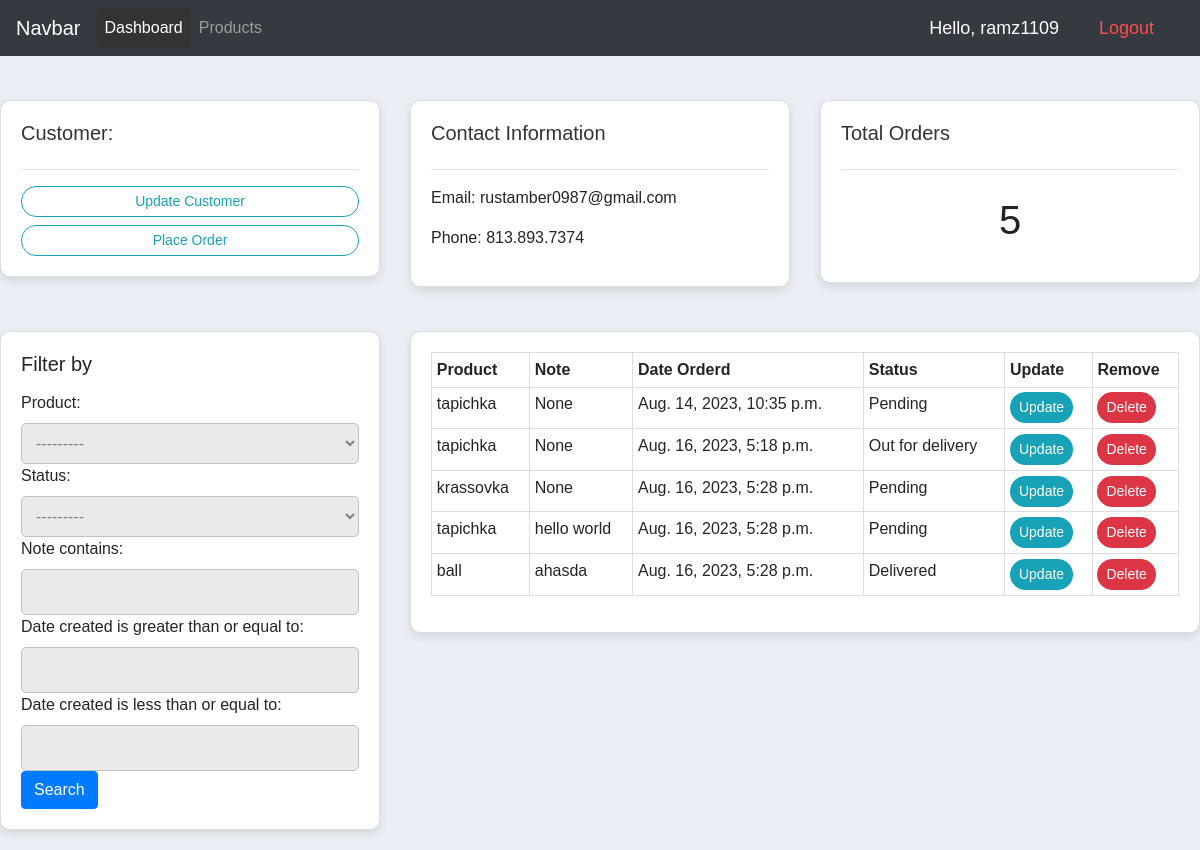
The app's page /customer/1/ (signed in) with its own data.
### accounts/models.py (models this page shows, shortened)
class Customer(models.Model):
    user = models.OneToOneField(User, null=True, on_delete=models.CASCADE)
    name = models.CharField(max_length=200, null=True)
    phone = models.CharField(max_length=200, null=True)
    email = models.CharField(max_length=200, null=True)
    profile_pic = models.ImageField(null=True, blank=True)
    date_created = models.DateTimeField(auto_now_add=True, null=True)

class Order(models.Model):
    STATUS = (
        ('Pending', 'Pending'),
        ('Out for delivery', 'Out for delivery'),
        ('Delivered', 'Delivered'),
    )
    customer = models.ForeignKey(Customer, null=True, on_delete = models.SET_NULL)
    product = models.ForeignKey(Product, null=True, on_delete = models.SET_NULL)
    date_created = models.DateTimeField(auto_now_add=True, null=True)
    status = models.CharField(max_length=200, null=True, choices=STATUS)
    note = models.CharField(max_length=1000, null=True)

class Product(models.Model):
    CATEGORY = (
        ('Indoor', 'Indoor'),
        ('Out door', 'Outdoor'),
    )
    name = models.CharField(max_length=200, null=True)
    price = models.FloatField(null=True)
    category = models.CharField(max_length=200, null=True, choices=CATEGORY)
    description = models.CharField(max_length=200, null=True, blank = True)
    date_created = models.DateTimeField(auto_now_add=True, null=True)
    tags = models.ManyToManyField(Tag)
    def __str__(self):
        return self.name

### accounts/decorators.py (the view)
        def wrapper_func(request, *args, **kwargs):
            group = None
            if request.user.groups.exists():
                group = request.user.groups.all()[0].name
            if group in allowed_roles:
                return view_func(request, *args, **kwargs)
            else:
                return HttpResponse("You are not allowed to view this page!")

### accounts/views.py (called while the page is built)
@login_required(login_url='login')
@allowed_users(allowed_roles=['admin'])
def customer(request, pk_test):
    customer = Customer.objects.get(id=pk_test)
    orders = customer.order_set.all()
    orders_count = orders.count()
    myFilter = OrderFilter(request.GET, queryset=orders)
    orders = myFilter.qs
    context = {'customer': customer, 'orders': orders, 'orders_count': orders_count, 'myFilter':myFilter}
    return render(request, 'accounts/customer.html', context)

### accounts/templates/accounts/customer.html (shortened to what this page needs)
{% extends 'accounts/main.html' %}
{% block content  %}
<br>
<div class="row">
    <div class="col-md">
        <div class="card card-body">
            <h5>Customer:</h5>
            <hr>
            <a class="btn btn-outline-info  btn-sm btn-block" href="">Update Customer</a>
            <a class="btn btn-outline-info  btn-sm btn-block" href="{% url 'create_order' customer.id %}">Place Order</a>
        </div>
    </div>
    <div class="col-md">
        <div class="card card-body">
            <h5>Contact Information</h5>
            <hr>
            <p>Email: {{customer.email}}</p>
            <p>Phone: {{customer.phone}}</p>
        </div>
    </div>
    <div class="col-md">
        <div class="card card-body">
            <h5>Total Orders</h5>
            <hr>
            <h1 style="text-align: center;padding: 10px">{{orders_count}}</h1>
        </div>
    </div>
</div>
<br>
<div class="row">
    <div class="col-md-4">
        <div class="card card-body">
            <h2 class="filter-title">Filter by</h2>
            <form method="get">
                {{myFilter.form}} <br>
                <button class="btn btn-primary" type="submit">Search</button>
            </form>
        </div>
    </div>
    <div class="col-md-8">
        <div class="card card-body">
            <table class="table table-sm">
                <tr>
                    <th>Product</th>
                    <th>Note</th>
                    <th>Date Orderd</th>
                    <th>Status</th>
                    <th>Update</th>
                    <th>Remove</th>
                </tr>
                {% for order in orders %}
                <tr>
                    <td>{{order.product}}</td>
                    <td>{{order.note}}</td>
                    <td>{{order.date_created}}</td>
                    <td>{{order.status}}</td>
                    <td><a class="btn btn-sm btn-info" href="{% url 'update_order' order.id %}">Update</a></td>
                    <td><a class="btn btn-sm btn-danger" href="{% url 'delete_order' order.id %}">Delete</a></td>
                </tr>
                {% endfor %}
            </table>
        </div>
    </div>
</div>
{% endblock %}

### accounts/templates/accounts/navbar.html (shortened to what this page needs)
{% load static %}
<nav class="navbar navbar-expand-lg navbar-dark bg-dark">
    <a class="navbar-brand" href="#">Navbar</a>
    <div class="collapse navbar-collapse" id="navbarNav">
      <ul class="navbar-nav">
        {% if request.user.is_staff %}
        <li class="nav-item active">
          <a class="nav-link" href="{% url 'home' %}">Dashboard</a>
        </li>
        <li class="nav-item">
          <a class="nav-link" href="{% url 'products' %}">Products</a>
        </li>
        {% else %}
        <li class="nav-item">
          <a class="nav-link" href="{% url 'account' %}">Settings</a>
        </li>
        {% endif %}
      </ul>
    </div>
    <span class="hello-msg">Hello, {{request.user}}</span>
    <span class="hello-msg"><a href="{% url 'logout' %}">Logout</a></span>
  </nav>

### static/css/main.css (style rules this page uses)
body { background-color: #ebeff5; }

### accounts/templates/accounts/navbar.html (style rules this page uses)
body { font-family: Arial, sans-serif; }
.navbar { margin-bottom: 20px; }
.hello-msg { font-size: 18px; color: #fff; margin-right: 20px; padding: 5px 10px; border-radius: 5px; transition: background-color 0.3s; }
.hello-msg a { color: #ff4d4d; text-decoration: none; transition: color 0.3s; }
.nav-item.active a.nav-link { background-color: #333; border-radius: 5px; }

### accounts/templates/accounts/customer.html (style rules this page uses)
body { background-color: #ebeff5; }
.card { border-radius: 10px; margin-bottom: 20px; box-shadow: 0 4px 10px rgba(0, 0, 0, 0.1); }
h5 { color: #333; }
.btn-sm { border-radius: 15px; transition: background-color 0.3s, color 0.3s; }
table { width: 100%; border-collapse: collapse; }
table, th, td { border: 1px solid #ddd; }
select { padding: 10px; width: 100%; border-radius: 5px; border: 1px solid #C0C0C0; background-color: #EAEAEA; color: #808080; cursor: pointer; }
input[type="text"], input[type="date"] { padding: 10px; width: 100%; border-radius: 5px; border: 1px solid #C0C0C0; background-color: #EAEAEA; color: #808080; }
.filter-title { font-size: 20px; margin-bottom: 15px; }

### records on screen
Customer: email "rustamber0987@gmail.com", phone "813.893.7374"
Order: product "tapichka", note "None", date_created "Aug. 14, 2023, 10:35 p.m.", status "Pending"
Order: product "tapichka", note "None", date_created "Aug. 16, 2023, 5:18 p.m.", status "Out for delivery"
Order: product "krassovka", note "None", date_created "Aug. 16, 2023, 5:28 p.m.", status "Pending"
Order: product "tapichka", note "hello world", date_created "Aug. 16, 2023, 5:28 p.m.", status "Pending"
Order: product "ball", note "ahasda", date_created "Aug. 16, 2023, 5:28 p.m.", status "Delivered"

### other values on screen
{{ request.user }} "ramz1109"
{{ orders_count }} "5"
